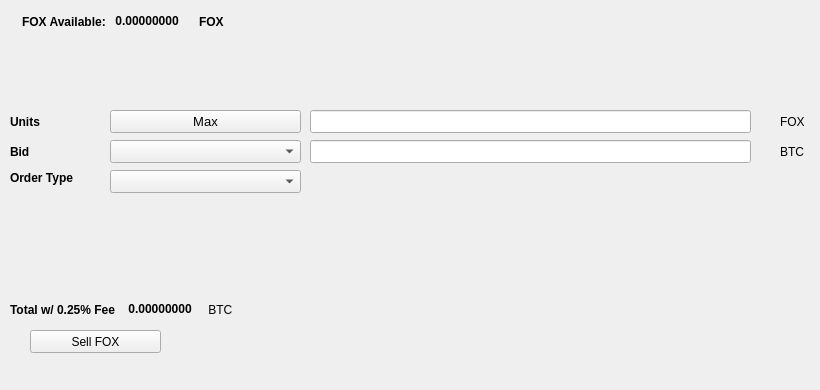
   <widget class="QWidget" name="SellTab">
    <attribute name="title">
     <string>Sell</string>
    </attribute>
    <widget class="QLabel" name="label_16">
     <property name="geometry">
      <rect>
       <x>780</x>
       <y>140</y>
       <width>31</width>
       <height>23</height>
      </rect>
     </property>
     <property name="text">
      <string>BTC</string>
     </property>
    </widget>
    <widget class="QComboBox" name="SellBidcomboBox">
     <property name="geometry">
      <rect>
       <x>110</x>
       <y>140</y>
       <width>191</width>
       <height>23</height>
      </rect>
     </property>
     <property name="font">
      <font>
       <pointsize>10</pointsize>
      </font>
     </property>
    </widget>
    <widget class="QLabel" name="label_18">
     <property name="geometry">
      <rect>
       <x>10</x>
       <y>110</y>
       <width>46</width>
       <height>23</height>
      </rect>
     </property>
     <property name="font">
      <font>
       <weight>75</weight>
       <bold>true</bold>
      </font>
     </property>
     <property name="text">
      <string>Units</string>
     </property>
    </widget>
    <widget class="QPushButton" name="Sell_Max_Amount">
     <property name="geometry">
      <rect>
       <x>110</x>
       <y>110</y>
       <width>191</width>
       <height>23</height>
      </rect>
     </property>
     <property name="font">
      <font>
       <pointsize>10</pointsize>
      </font>
     </property>
     <property name="text">
      <string>Max</string>
     </property>
    </widget>
    <widget class="QLabel" name="label_20">
     <property name="geometry">
      <rect>
       <x>10</x>
       <y>170</y>
       <width>91</width>
       <height>16</height>
      </rect>
     </property>
     <property name="font">
      <font>
       <weight>75</weight>
       <bold>true</bold>
      </font>
     </property>
     <property name="text">
      <string>Order Type</string>
     </property>
    </widget>
    <widget class="QComboBox" name="SellOrdertypeCombo">
     <property name="geometry">
      <rect>
       <x>110</x>
       <y>170</y>
       <width>191</width>
       <height>23</height>
      </rect>
     </property>
     <property name="font">
      <font>
       <pointsize>10</pointsize>
      </font>
     </property>
    </widget>
    <widget class="QLabel" name="label_21">
     <property name="geometry">
      <rect>
       <x>10</x>
       <y>140</y>
       <width>46</width>
       <height>23</height>
      </rect>
     </property>
     <property name="font">
      <font>
       <weight>75</weight>
       <bold>true</bold>
      </font>
     </property>
     <property name="text">
      <string>Bid</string>
     </property>
    </widget>
    <widget class="QLabel" name="label_22">
     <property name="geometry">
      <rect>
       <x>780</x>
       <y>110</y>
       <width>31</width>
       <height>23</height>
      </rect>
     </property>
     <property name="text">
      <string>FOX</string>
     </property>
    </widget>
    <widget class="QLineEdit" name="UnitsInputFOX">
     <property name="geometry">
      <rect>
       <x>310</x>
       <y>110</y>
       <width>441</width>
       <height>23</height>
      </rect>
     </property>
     <property name="font">
      <font>
       <pointsize>9</pointsize>
       <weight>75</weight>
       <bold>true</bold>
      </font>
     </property>
    </widget>
    <widget class="QLineEdit" name="SellBidPriceEdit">
     <property name="geometry">
      <rect>
       <x>310</x>
       <y>140</y>
       <width>441</width>
       <height>23</height>
      </rect>
     </property>
     <property name="font">
      <font>
       <pointsize>9</pointsize>
       <weight>75</weight>
       <bold>true</bold>
      </font>
     </property>
    </widget>
    <widget class="QPushButton" name="SellFOXBTN">
     <property name="geometry">
      <rect>
       <x>30</x>
       <y>330</y>
       <width>131</width>
       <height>23</height>
      </rect>
     </property>
     <property name="text">
      <string>Sell FOX</string>
     </property>
     <property name="icon">
      <iconset resource="../fox">
       <normaloff>:/icons/bitcoin</normaloff>:/icons/bitcoin</iconset>
     </property>
    </widget>
    <widget class="QWidget" name="layoutWidget3">
     <property name="geometry">
      <rect>
       <x>22</x>
       <y>12</y>
       <width>258</width>
       <height>19</height>
      </rect>
     </property>
     <layout class="QHBoxLayout" name="horizontalLayout">
      <item>
       <widget class="QLabel" name="label232_2">
        <property name="font">
         <font>
          <weight>75</weight>
          <bold>true</bold>
         </font>
        </property>
        <property name="text">
         <string>FOX Available:</string>
        </property>
       </widget>
      </item>
      <item>
       <widget class="QLabel" name="FOXAvailableLabel">
        <property name="palette">
         <palette>
          <active>
           <colorrole role="WindowText">
            <brush brushstyle="SolidPattern">
             <color alpha="255">
              <red>0</red>
              <green>0</green>
              <blue>0</blue>
             </color>
            </brush>
           </colorrole>
           <colorrole role="Button">
            <brush brushstyle="SolidPattern">
             <color alpha="255">
              <red>0</red>
              <green>170</green>
              <blue>0</blue>
             </color>
            </brush>
           </colorrole>
           <colorrole role="Light">
            <brush brushstyle="SolidPattern">
             <color alpha="255">
              <red>0</red>
              <green>255</green>
              <blue>0</blue>
             </color>
            </brush>
           </colorrole>
           <colorrole role="Midlight">
            <brush brushstyle="SolidPattern">
             <color alpha="255">
              <red>0</red>
              <green>212</green>
              <blue>0</blue>
             </color>
            </brush>
           </colorrole>
           <colorrole role="Dark">
            <brush brushstyle="SolidPattern">
             <color alpha="255">
              <red>0</red>
              <green>85</green>
              <blue>0</blue>
             </color>
            </brush>
           </colorrole>
           <colorrole role="Mid">
            <brush brushstyle="SolidPattern">
             <color alpha="255">
              <red>0</red>
              <green>113</green>
              <blue>0</blue>
             </color>
            </brush>
           </colorrole>
           <colorrole role="Text">
            <brush brushstyle="SolidPattern">
             <color alpha="255">
              <red>0</red>
              <green>170</green>
              <blue>0</blue>
             </color>
            </brush>
           </colorrole>
           <colorrole role="BrightText">
            <brush brushstyle="SolidPattern">
             <color alpha="255">
              <red>255</red>
              <green>255</green>
              <blue>255</blue>
             </color>
            </brush>
           </colorrole>
           <colorrole role="ButtonText">
            <brush brushstyle="SolidPattern">
             <color alpha="255">
              <red>0</red>
              <green>0</green>
              <blue>0</blue>
             </color>
            </brush>
           </colorrole>
           <colorrole role="Base">
            <brush brushstyle="SolidPattern">
             <color alpha="255">
              <red>255</red>
              <green>255</green>
              <blue>255</blue>
             </color>
            </brush>
           </colorrole>
           <colorrole role="Window">
            <brush brushstyle="SolidPattern">
             <color alpha="255">
              <red>0</red>
              <green>170</green>
              <blue>0</blue>
             </color>
            </brush>
           </colorrole>
           <colorrole role="Shadow">
            <brush brushstyle="SolidPattern">
             <color alpha="255">
              <red>0</red>
              <green>0</green>
              <blue>0</blue>
             </color>
            </brush>
           </colorrole>
           <colorrole role="AlternateBase">
            <brush brushstyle="SolidPattern">
             <color alpha="255">
              <red>127</red>
              <green>212</green>
              <blue>127</blue>
             </color>
            </brush>
           </colorrole>
           <colorrole role="ToolTipBase">
            <brush brushstyle="SolidPattern">
             <color alpha="255">
              <red>255</red>
              <green>255</green>
              <blue>220</blue>
             </color>
            </brush>
           </colorrole>
           <colorrole role="ToolTipText">
            <brush brushstyle="SolidPattern">
             <color alpha="255">
              <red>0</red>
              <green>0</green>
              <blue>0</blue>
             </color>
            </brush>
           </colorrole>
          </active>
          <inactive>
           <colorrole role="WindowText">
            <brush brushstyle="SolidPattern">
             <color alpha="255">
              <red>0</red>
              <green>0</green>
              <blue>0</blue>
             </color>
            </brush>
           </colorrole>
           <colorrole role="Button">
            <brush brushstyle="SolidPattern">
             <color alpha="255">
              <red>0</red>
              <green>170</green>
              <blue>0</blue>
             </color>
            </brush>
           </colorrole>
           <colorrole role="Light">
            <brush brushstyle="SolidPattern">
             <color alpha="255">
              <red>0</red>
              <green>255</green>
              <blue>0</blue>
             </color>
            </brush>
           </colorrole>
           <colorrole role="Midlight">
            <brush brushstyle="SolidPattern">
             <color alpha="255">
              <red>0</red>
              <green>212</green>
              <blue>0</blue>
             </color>
            </brush>
           </colorrole>
           <colorrole role="Dark">
            <brush brushstyle="SolidPattern">
             <color alpha="255">
              <red>0</red>
              <green>85</green>
              <blue>0</blue>
             </color>
            </brush>
           </colorrole>
           <colorrole role="Mid">
            <brush brushstyle="SolidPattern">
             <color alpha="255">
              <red>0</red>
              <green>113</green>
              <blue>0</blue>
             </color>
            </brush>
           </colorrole>
           <colorrole role="Text">
            <brush brushstyle="SolidPattern">
             <color alpha="255">
              <red>0</red>
              <green>170</green>
              <blue>0</blue>
             </color>
            </brush>
           </colorrole>
           <colorrole role="BrightText">
            <brush brushstyle="SolidPattern">
             <color alpha="255">
              <red>255</red>
              <green>255</green>
              <blue>255</blue>
             </color>
            </brush>
           </colorrole>
           <colorrole role="ButtonText">
            <brush brushstyle="SolidPattern">
             <color alpha="255">
              <red>0</red>
              <green>0</green>
              <blue>0</blue>
             </color>
            </brush>
           </colorrole>
           <colorrole role="Base">
            <brush brushstyle="SolidPattern">
             <color alpha="255">
              <red>255</red>
              <green>255</green>
              <blue>255</blue>
             </color>
            </brush>
           </colorrole>
           <colorrole role="Window">
            <brush brushstyle="SolidPattern">
             <color alpha="255">
              <red>0</red>
              <green>170</green>
              <blue>0</blue>
             </color>
            </brush>
           </colorrole>
           <colorrole role="Shadow">
            <brush brushstyle="SolidPattern">
             <color alpha="255">
              <red>0</red>
              <green>0</green>
              <blue>0</blue>
             </color>
            </brush>
           </colorrole>
           <colorrole role="AlternateBase">
            <brush brushstyle="SolidPattern">
             <color alpha="255">
              <red>127</red>
              <green>212</green>
              <blue>127</blue>
             </color>
            </brush>
           </colorrole>
           <colorrole role="ToolTipBase">
            <brush brushstyle="SolidPattern">
             <color alpha="255">
              <red>255</red>
              <green>255</green>
              <blue>220</blue>
             </color>
            </brush>
           </colorrole>
           <colorrole role="ToolTipText">
            <brush brushstyle="SolidPattern">
             <color alpha="255">
              <red>0</red>
              <green>0</green>
              <blue>0</blue>
             </color>
            </brush>
           </colorrole>
          </inactive>
          <disabled>
           <colorrole role="WindowText">
            <brush brushstyle="SolidPattern">
             <color alpha="255">
              <red>0</red>
              <green>85</green>
              <blue>0</blue>
             </color>
            </brush>
           </colorrole>
           <colorrole role="Button">
            <brush brushstyle="SolidPattern">
             <color alpha="255">
              <red>0</red>
              <green>170</green>
              <blue>0</blue>
             </color>
            </brush>
           </colorrole>
           <colorrole role="Light">
            <brush brushstyle="SolidPattern">
             <color alpha="255">
              <red>0</red>
              <green>255</green>
              <blue>0</blue>
             </color>
            </brush>
           </colorrole>
           <colorrole role="Midlight">
            <brush brushstyle="SolidPattern">
             <color alpha="255">
              <red>0</red>
              <green>212</green>
              <blue>0</blue>
             </color>
            </brush>
           </colorrole>
           <colorrole role="Dark">
            <brush brushstyle="SolidPattern">
             <color alpha="255">
              <red>0</red>
              <green>85</green>
              <blue>0</blue>
             </color>
            </brush>
           </colorrole>
           <colorrole role="Mid">
            <brush brushstyle="SolidPattern">
             <color alpha="255">
              <red>0</red>
              <green>113</green>
              <blue>0</blue>
             </color>
            </brush>
           </colorrole>
           <colorrole role="Text">
            <brush brushstyle="SolidPattern">
             <color alpha="255">
              <red>0</red>
              <green>85</green>
              <blue>0</blue>
             </color>
            </brush>
           </colorrole>
           <colorrole role="BrightText">
            <brush brushstyle="SolidPattern">
             <color alpha="255">
              <red>255</red>
              <green>255</green>
              <blue>255</blue>
             </color>
            </brush>
           </colorrole>
           <colorrole role="ButtonText">
            <brush brushstyle="SolidPattern">
             <color alpha="255">
              <red>0</red>
              <green>85</green>
              <blue>0</blue>
             </color>
            </brush>
           </colorrole>
           <colorrole role="Base">
            <brush brushstyle="SolidPattern">
             <color alpha="255">
              <red>0</red>
              <green>170</green>
              <blue>0</blue>
             </color>
            </brush>
           </colorrole>
           <colorrole role="Window">
            <brush brushstyle="SolidPattern">
             <color alpha="255">
              <red>0</red>
              <green>170</green>
              <blue>0</blue>
             </color>
            </brush>
           </colorrole>
           <colorrole role="Shadow">
            <brush brushstyle="SolidPattern">
             <color alpha="255">
              <red>0</red>
              <green>0</green>
              <blue>0</blue>
             </color>
            </brush>
           </colorrole>
           <colorrole role="AlternateBase">
            <brush brushstyle="SolidPattern">
             <color alpha="255">
              <red>0</red>
              <green>170</green>
              <blue>0</blue>
             </color>
            </brush>
           </colorrole>
           <colorrole role="ToolTipBase">
            <brush brushstyle="SolidPattern">
             <color alpha="255">
              <red>255</red>
              <green>255</green>
              <blue>220</blue>
             </color>
            </brush>
           </colorrole>
           <colorrole role="ToolTipText">
            <brush brushstyle="SolidPattern">
             <color alpha="255">
              <red>0</red>
              <green>0</green>
              <blue>0</blue>
             </color>
            </brush>
           </colorrole>
          </disabled>
         </palette>
        </property>
        <property name="font">
         <font>
          <weight>75</weight>
          <bold>true</bold>
         </font>
        </property>
        <property name="text">
         <string> 0.00000000 </string>
        </property>
        <property name="textInteractionFlags">
         <set>Qt::LinksAccessibleByMouse|Qt::TextSelectableByKeyboard|Qt::TextSelectableByMouse</set>
        </property>
       </widget>
      </item>
      <item>
       <widget class="QLabel" name="labelFOX">
        <property name="font">
         <font>
          <weight>75</weight>
          <bold>true</bold>
         </font>
        </property>
        <property name="text">
         <string>FOX</string>
        </property>
       </widget>
      </item>
     </layout>
    </widget>
    <widget class="QWidget" name="layoutWidget">
     <property name="geometry">
      <rect>
       <x>10</x>
       <y>300</y>
       <width>268</width>
       <height>19</height>
      </rect>
     </property>
     <layout class="QHBoxLayout" name="horizontalLayout_2">
      <item>
       <widget class="QLabel" name="label_19">
        <property name="font">
         <font>
          <weight>75</weight>
          <bold>true</bold>
         </font>
        </property>
        <property name="text">
         <string>Total w/ 0.25% Fee </string>
        </property>
       </widget>
      </item>
      <item>
       <widget class="QLabel" name="SellCostLabel">
        <property name="palette">
         <palette>
          <active>
           <colorrole role="WindowText">
            <brush brushstyle="SolidPattern">
             <color alpha="255">
              <red>0</red>
              <green>0</green>
              <blue>0</blue>
             </color>
            </brush>
           </colorrole>
           <colorrole role="Button">
            <brush brushstyle="SolidPattern">
             <color alpha="255">
              <red>0</red>
              <green>170</green>
              <blue>0</blue>
             </color>
            </brush>
           </colorrole>
           <colorrole role="Light">
            <brush brushstyle="SolidPattern">
             <color alpha="255">
              <red>0</red>
              <green>255</green>
              <blue>0</blue>
             </color>
            </brush>
           </colorrole>
           <colorrole role="Midlight">
            <brush brushstyle="SolidPattern">
             <color alpha="255">
              <red>0</red>
              <green>212</green>
              <blue>0</blue>
             </color>
            </brush>
           </colorrole>
           <colorrole role="Dark">
            <brush brushstyle="SolidPattern">
             <color alpha="255">
              <red>0</red>
              <green>85</green>
              <blue>0</blue>
             </color>
            </brush>
           </colorrole>
           <colorrole role="Mid">
            <brush brushstyle="SolidPattern">
             <color alpha="255">
              <red>0</red>
              <green>113</green>
              <blue>0</blue>
             </color>
            </brush>
           </colorrole>
           <colorrole role="Text">
            <brush brushstyle="SolidPattern">
             <color alpha="255">
              <red>0</red>
              <green>170</green>
              <blue>0</blue>
             </color>
            </brush>
           </colorrole>
           <colorrole role="BrightText">
            <brush brushstyle="SolidPattern">
             <color alpha="255">
              <red>255</red>
              <green>255</green>
              <blue>255</blue>
             </color>
            </brush>
           </colorrole>
           <colorrole role="ButtonText">
            <brush brushstyle="SolidPattern">
             <color alpha="255">
              <red>0</red>
              <green>0</green>
              <blue>0</blue>
             </color>
            </brush>
           </colorrole>
           <colorrole role="Base">
            <brush brushstyle="SolidPattern">
             <color alpha="255">
              <red>255</red>
              <green>255</green>
              <blue>255</blue>
             </color>
            </brush>
           </colorrole>
           <colorrole role="Window">
            <brush brushstyle="SolidPattern">
             <color alpha="255">
              <red>0</red>
              <green>170</green>
              <blue>0</blue>
             </color>
            </brush>
           </colorrole>
           <colorrole role="Shadow">
            <brush brushstyle="SolidPattern">
             <color alpha="255">
              <red>0</red>
              <green>0</green>
              <blue>0</blue>
             </color>
            </brush>
           </colorrole>
           <colorrole role="AlternateBase">
            <brush brushstyle="SolidPattern">
             <color alpha="255">
              <red>127</red>
              <green>212</green>
              <blue>127</blue>
             </color>
            </brush>
           </colorrole>
           <colorrole role="ToolTipBase">
            <brush brushstyle="SolidPattern">
             <color alpha="255">
              <red>255</red>
              <green>255</green>
              <blue>220</blue>
             </color>
            </brush>
           </colorrole>
           <colorrole role="ToolTipText">
            <brush brushstyle="SolidPattern">
             <color alpha="255">
              <red>0</red>
              <green>0</green>
              <blue>0</blue>
             </color>
            </brush>
           </colorrole>
          </active>
          <inactive>
           <colorrole role="WindowText">
            <brush brushstyle="SolidPattern">
             <color alpha="255">
              <red>0</red>
              <green>0</green>
              <blue>0</blue>
             </color>
            </brush>
           </colorrole>
           <colorrole role="Button">
            <brush brushstyle="SolidPattern">
             <color alpha="255">
              <red>0</red>
              <green>170</green>
              <blue>0</blue>
             </color>
            </brush>
           </colorrole>
           <colorrole role="Light">
            <brush brushstyle="SolidPattern">
             <color alpha="255">
              <red>0</red>
              <green>255</green>
              <blue>0</blue>
             </color>
            </brush>
           </colorrole>
           <colorrole role="Midlight">
            <brush brushstyle="SolidPattern">
             <color alpha="255">
              <red>0</red>
              <green>212</green>
              <blue>0</blue>
             </color>
            </brush>
           </colorrole>
           <colorrole role="Dark">
            <brush brushstyle="SolidPattern">
             <color alpha="255">
              <red>0</red>
              <green>85</green>
              <blue>0</blue>
             </color>
            </brush>
           </colorrole>
           <colorrole role="Mid">
            <brush brushstyle="SolidPattern">
             <color alpha="255">
              <red>0</red>
              <green>113</green>
              <blue>0</blue>
             </color>
            </brush>
           </colorrole>
           <colorrole role="Text">
            <brush brushstyle="SolidPattern">
             <color alpha="255">
              <red>0</red>
              <green>170</green>
              <blue>0</blue>
             </color>
            </brush>
           </colorrole>
           <colorrole role="BrightText">
            <brush brushstyle="SolidPattern">
             <color alpha="255">
              <red>255</red>
              <green>255</green>
              <blue>255</blue>
             </color>
            </brush>
           </colorrole>
           <colorrole role="ButtonText">
            <brush brushstyle="SolidPattern">
             <color alpha="255">
              <red>0</red>
              <green>0</green>
              <blue>0</blue>
             </color>
            </brush>
           </colorrole>
           <colorrole role="Base">
            <brush brushstyle="SolidPattern">
             <color alpha="255">
              <red>255</red>
              <green>255</green>
              <blue>255</blue>
             </color>
            </brush>
           </colorrole>
           <colorrole role="Window">
            <brush brushstyle="SolidPattern">
             <color alpha="255">
              <red>0</red>
              <green>170</green>
              <blue>0</blue>
             </color>
            </brush>
           </colorrole>
           <colorrole role="Shadow">
            <brush brushstyle="SolidPattern">
             <color alpha="255">
              <red>0</red>
              <green>0</green>
              <blue>0</blue>
             </color>
            </brush>
           </colorrole>
           <colorrole role="AlternateBase">
            <brush brushstyle="SolidPattern">
             <color alpha="255">
              <red>127</red>
              <green>212</green>
              <blue>127</blue>
             </color>
            </brush>
           </colorrole>
           <colorrole role="ToolTipBase">
            <brush brushstyle="SolidPattern">
             <color alpha="255">
              <red>255</red>
              <green>255</green>
              <blue>220</blue>
             </color>
            </brush>
           </colorrole>
           <colorrole role="ToolTipText">
            <brush brushstyle="SolidPattern">
             <color alpha="255">
              <red>0</red>
              <green>0</green>
              <blue>0</blue>
             </color>
            </brush>
           </colorrole>
          </inactive>
          <disabled>
           <colorrole role="WindowText">
            <brush brushstyle="SolidPattern">
             <color alpha="255">
              <red>0</red>
              <green>85</green>
              <blue>0</blue>
             </color>
            </brush>
           </colorrole>
           <colorrole role="Button">
            <brush brushstyle="SolidPattern">
             <color alpha="255">
              <red>0</red>
              <green>170</green>
              <blue>0</blue>
             </color>
            </brush>
           </colorrole>
           <colorrole role="Light">
            <brush brushstyle="SolidPattern">
             <color alpha="255">
              <red>0</red>
              <green>255</green>
              <blue>0</blue>
             </color>
            </brush>
           </colorrole>
           <colorrole role="Midlight">
            <brush brushstyle="SolidPattern">
             <color alpha="255">
              <red>0</red>
              <green>212</green>
              <blue>0</blue>
             </color>
            </brush>
           </colorrole>
           <colorrole role="Dark">
            <brush brushstyle="SolidPattern">
             <color alpha="255">
              <red>0</red>
              <green>85</green>
              <blue>0</blue>
             </color>
            </brush>
           </colorrole>
           <colorrole role="Mid">
            <brush brushstyle="SolidPattern">
             <color alpha="255">
              <red>0</red>
              <green>113</green>
              <blue>0</blue>
             </color>
            </brush>
           </colorrole>
           <colorrole role="Text">
            <brush brushstyle="SolidPattern">
             <color alpha="255">
              <red>0</red>
              <green>85</green>
              <blue>0</blue>
             </color>
            </brush>
           </colorrole>
           <colorrole role="BrightText">
            <brush brushstyle="SolidPattern">
             <color alpha="255">
              <red>255</red>
              <green>255</green>
              <blue>255</blue>
             </color>
            </brush>
           </colorrole>
           <colorrole role="ButtonText">
            <brush brushstyle="SolidPattern">
             <color alpha="255">
              <red>0</red>
              <green>85</green>
              <blue>0</blue>
             </color>
            </brush>
           </colorrole>
           <colorrole role="Base">
            <brush brushstyle="SolidPattern">
             <color alpha="255">
              <red>0</red>
              <green>170</green>
              <blue>0</blue>
             </color>
            </brush>
           </colorrole>
           <colorrole role="Window">
            <brush brushstyle="SolidPattern">
             <color alpha="255">
              <red>0</red>
              <green>170</green>
              <blue>0</blue>
             </color>
            </brush>
           </colorrole>
           <colorrole role="Shadow">
            <brush brushstyle="SolidPattern">
             <color alpha="255">
              <red>0</red>
              <green>0</green>
              <blue>0</blue>
             </color>
            </brush>
           </colorrole>
           <colorrole role="AlternateBase">
            <brush brushstyle="SolidPattern">
             <color alpha="255">
              <red>0</red>
              <green>170</green>
              <blue>0</blue>
             </color>
            </brush>
           </colorrole>
           <colorrole role="ToolTipBase">
            <brush brushstyle="SolidPattern">
             <color alpha="255">
              <red>255</red>
              <green>255</green>
              <blue>220</blue>
             </color>
            </brush>
           </colorrole>
           <colorrole role="ToolTipText">
            <brush brushstyle="SolidPattern">
             <color alpha="255">
              <red>0</red>
              <green>0</green>
              <blue>0</blue>
             </color>
            </brush>
           </colorrole>
          </disabled>
         </palette>
        </property>
        <property name="font">
         <font>
          <weight>75</weight>
          <bold>true</bold>
         </font>
        </property>
        <property name="autoFillBackground">
         <bool>false</bool>
        </property>
        <property name="text">
         <string> 0.00000000</string>
        </property>
        <property name="textInteractionFlags">
         <set>Qt::LinksAccessibleByMouse|Qt::TextSelectableByMouse</set>
        </property>
       </widget>
      </item>
      <item>
       <widget class="QLabel" name="label_17">
        <property name="font">
         <font>
          <weight>50</weight>
          <bold>false</bold>
         </font>
        </property>
        <property name="text">
         <string> BTC</string>
        </property>
       </widget>
      </item>
     </layout>
    </widget>
    <widget class="QLabel" name="label_23">
     <property name="geometry">
      <rect>
       <x>460</x>
       <y>300</y>
       <width>281</width>
       <height>81</height>
      </rect>
     </property>
     <property name="text">
      <string/>
     </property>
     <property name="pixmap">
      <pixmap>:/images/bittrex</pixmap>
     </property>
    </widget>
   </widget>
